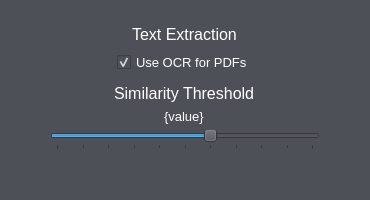
<?xml version="1.0" encoding="UTF-8"?>
<ui version="4.0">
    <class>Dialog</class>
    <widget class="QDialog" name="Dialog">
        <property name="geometry">
            <rect>
                <x>0</x>
                <y>0</y>
                <width>370</width>
                <height>200</height>
            </rect>
        </property>
        <property name="minimumSize">
            <size>
                <width>370</width>
                <height>200</height>
            </size>
        </property>
        <property name="maximumSize">
            <size>
                <width>370</width>
                <height>200</height>
            </size>
        </property>
        <property name="windowTitle">
            <string>PlagDef</string>
        </property>
        <property name="windowIcon">
            <iconset resource="../res/resources.qrc">
                <normaloff>:/icon.ico</normaloff>:/icon.ico
            </iconset>
        </property>
        <property name="styleSheet">
            <string notr="true">background-color: rgb(77, 80, 87);</string>
        </property>
        <layout class="QVBoxLayout" name="verticalLayout">
            <property name="leftMargin">
                <number>50</number>
            </property>
            <property name="topMargin">
                <number>25</number>
            </property>
            <property name="rightMargin">
                <number>50</number>
            </property>
            <item alignment="Qt::AlignHCenter">
                <widget class="QLabel" name="extraction_heading_label">
                    <property name="styleSheet">
                        <string notr="true">color: rgb(255, 255, 255);
                            font-size: 12pt;
                        </string>
                    </property>
                    <property name="text">
                        <string>Text Extraction</string>
                    </property>
                </widget>
            </item>
            <item>
                <spacer name="ex_cb_spacer">
                    <property name="orientation">
                        <enum>Qt::Vertical</enum>
                    </property>
                    <property name="sizeType">
                        <enum>QSizePolicy::Fixed</enum>
                    </property>
                    <property name="sizeHint" stdset="0">
                        <size>
                            <width>20</width>
                            <height>2</height>
                        </size>
                    </property>
                </spacer>
            </item>
            <item alignment="Qt::AlignHCenter">
                <widget class="QCheckBox" name="ocr_check_box">
                    <property name="font">
                        <font>
                            <pointsize>10</pointsize>
                        </font>
                    </property>
                    <property name="toolTip">
                        <string>Enable OCR for PDFs with poor text layers.
                            May improve text extraction but significantly reduces performance.
                        </string>
                    </property>
                    <property name="styleSheet">
                        <string notr="true">QCheckBox {
                            color: rgb(255, 255, 255);
                            }
                        </string>
                    </property>
                    <property name="text">
                        <string>Use OCR for PDFs</string>
                    </property>
                    <property name="checked">
                        <bool>true</bool>
                    </property>
                </widget>
            </item>
            <item>
                <spacer name="ex_th_spacer">
                    <property name="orientation">
                        <enum>Qt::Vertical</enum>
                    </property>
                    <property name="sizeType">
                        <enum>QSizePolicy::Fixed</enum>
                    </property>
                    <property name="sizeHint" stdset="0">
                        <size>
                            <width>2</width>
                            <height>5</height>
                        </size>
                    </property>
                </spacer>
            </item>
            <item alignment="Qt::AlignHCenter">
                <widget class="QLabel" name="th_heading_label">
                    <property name="styleSheet">
                        <string notr="true">color: rgb(255, 255, 255);
                            font-size: 12pt;
                        </string>
                    </property>
                    <property name="text">
                        <string>Similarity Threshold</string>
                    </property>
                </widget>
            </item>
            <item alignment="Qt::AlignHCenter">
                <widget class="QLabel" name="value_label">
                    <property name="font">
                        <font>
                            <pointsize>10</pointsize>
                        </font>
                    </property>
                    <property name="styleSheet">
                        <string notr="true">color: rgb(255, 255, 255);
                        </string>
                    </property>
                    <property name="text">
                        <string>{value}</string>
                    </property>
                </widget>
            </item>
            <item>
                <widget class="QSlider" name="sim_slider">
                    <property name="maximum">
                        <number>10</number>
                    </property>
                    <property name="singleStep">
                        <number>1</number>
                    </property>
                    <property name="pageStep">
                        <number>1</number>
                    </property>
                    <property name="value">
                        <number>6</number>
                    </property>
                    <property name="orientation">
                        <enum>Qt::Horizontal</enum>
                    </property>
                    <property name="tickPosition">
                        <enum>QSlider::TicksBelow</enum>
                    </property>
                    <property name="tickInterval">
                        <number>1</number>
                    </property>
                </widget>
            </item>
            <item>
                <spacer name="bottom_spacer">
                    <property name="orientation">
                        <enum>Qt::Vertical</enum>
                    </property>
                    <property name="sizeHint" stdset="0">
                        <size>
                            <width>20</width>
                            <height>40</height>
                        </size>
                    </property>
                </spacer>
            </item>
        </layout>
    </widget>
    <resources>
        <include location="../res/resources.qrc"/>
    </resources>
    <connections/>
</ui>
